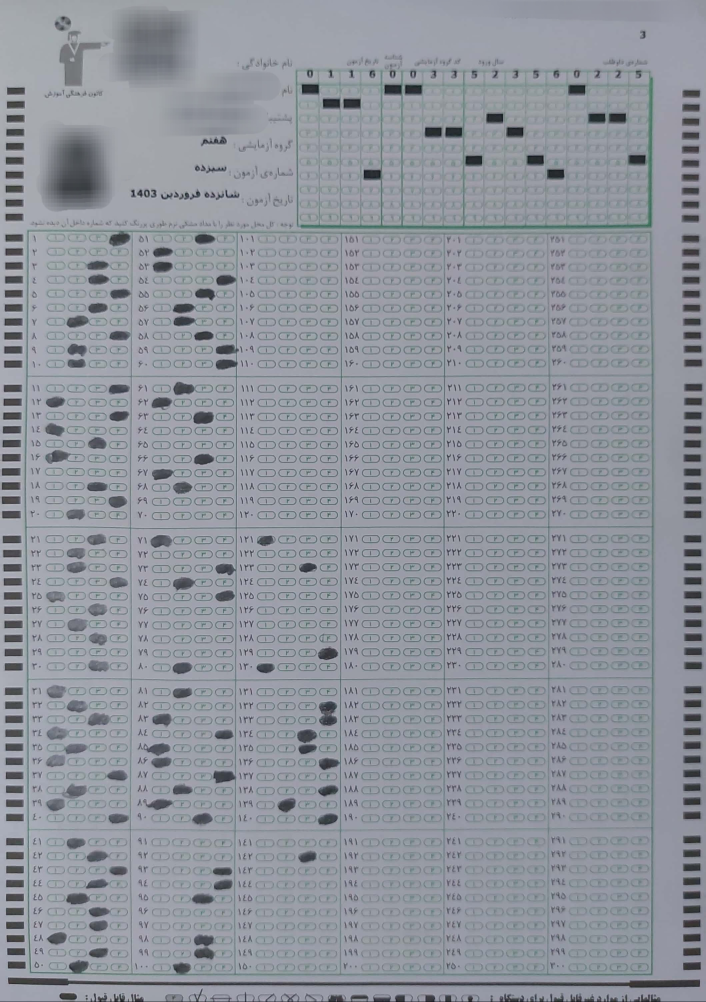
#> input picture sheets/answer_0.jpg, 2118 x 3006 px (shown at 1/3 size); its folder holds only this picture in this run
$ python main.py
#> lines starting #> are read from the running program, lines starting #| are printed output that depends on the picture; after the words box and inside, x2 and y2 are one past the last pixel; in counts of white or black regions, pixels touching at a corner belong together
### student.py
import cv2
import numpy as np


def get_id(image):
    x_start = int(image.shape[1] * 0.412)
    x_end = int(image.shape[1] * 0.923)
    y_start = int(image.shape[0] * 0.054)
    y_end = int(image.shape[0] * 0.242)


    main_image = image.copy()[y_start:y_end, x_start:x_end]


    blur = cv2.medianBlur(main_image, 3)

    gray = cv2.cvtColor(blur, cv2.COLOR_BGR2GRAY)

    _ , binary_image = cv2.threshold(gray, 115, 255, cv2.THRESH_BINARY)
    kernel = np.ones((5,5), np.uint8)
    closed_image = cv2.morphologyEx(binary_image, cv2.MORPH_CLOSE, kernel, iterations=5)


    opened_image = cv2.morphologyEx(closed_image, cv2.MORPH_OPEN, kernel, iterations=1)


    contours, _ = cv2.findContours(opened_image, cv2.RETR_TREE, cv2.CHAIN_APPROX_SIMPLE)

    bubbles = [c for c in contours if cv2.contourArea(c) < 2000]

    limits = []
    starts = []


    bounding_rects = [(bubble, cv2.boundingRect(bubble)) for bubble in bubbles]


    sorted_bounding_rects = sorted(bounding_rects, key=lambda x: x[1][0])

    sorted_bubbles = [contour for contour, _ in sorted_bounding_rects]


    bubbles = sorted_bubbles

    for b in bubbles:
        _, y, _, h = cv2.boundingRect(b)
        limits.append(h)
        starts.append(y)

    avg = np.average(limits) + 8.2
    min_y = min(starts)

    id = ""


    for i in starts:
        if (i - min_y) < avg :
            id = id + "0"
        else :
            id = id + str(round(abs(( i - min_y)/avg)))

    return id

### utils.py
import cv2
import numpy as np
from all_bubbles import get_all_bubbles


def crop_image(image):
    y_crop_start = int(image.shape[0] * 0.238)
    y_crop_end = int(image.shape[0] - (image.shape[0] * 0.027))
    x_crop_start = int(image.shape[1] * 0.043)
    x_crop_end = int(image.shape[1]  - (image.shape[1] * 0.069))
    cropped = image[y_crop_start:y_crop_end, x_crop_start:x_crop_end]
    return cropped

# [6 lines left out: function crop_cords, not called in this run]


def get_coloumns(image):
    cropped = crop_image(image)
    coloumns = []
    part = int(cropped.shape[1]/6)
    const_row = cropped.shape[0]
    for i in range(1,7):
        start = (i - 1) * part
        end = i * part
        coloumns.append(cropped[0:const_row, start:end])
    return coloumns


def get_rows(image):
    rows = []
    part = int(image.shape[0]/5)
    const_col = image.shape[1]
    for i in range(1,6):
        start = (i - 1) * part
        end = i * part
        rows.append(image[start:end , 0:const_col])
    return rows


def standard_resize(image, n):
    ims = cv2.resize(image, (int(image.shape[1]/n),int(image.shape[0]/n)))
    return ims


def find_quarter(shape, contour):
    quarter = shape[1]/4
    start = contour[0][0][0]
    if start < quarter * 1:
        return "A"
    elif start < quarter * 2:
        return "B"
    elif start < quarter * 3:
        return "C"
    elif start < quarter * 4:
        return "D"


def find_bubbles_from_contour(contours):
    bubbles = []
    for contour in contours:

        area = cv2.contourArea(contour)


        perimeter = cv2.arcLength(contour, True)


        hull = cv2.convexHull(contour)
        hull_area = cv2.contourArea(hull)

        if hull_area > 0:
            solidity = float(area) / hull_area
        else:
            solidity = 0


        if area > 670 and solidity > 0.9:

            M = cv2.moments(contour)
            if M['m00'] != 0:
                cX = int(M['m10'] / M['m00'])
                cY = int(M['m01'] / M['m00'])
            else:
                continue


            bubbles.append(contour)
    return bubbles


def have_common_y(contour1, contour2):


    x1, y1, w1, h1 = cv2.boundingRect(contour1)
    x2, y2, w2, h2 = cv2.boundingRect(contour2)


    y_range1 = (y1, y1 + h1)
    y_range2 = (y2, y2 + h2)


    if y_range1[1] >= y_range2[0] and y_range1[0] <= y_range2[1]:
        return True
    return False


def distance_between_contours(contour1, contour2):

    x1, y1, w1, h1 = cv2.boundingRect(contour1)
    x2, y2, w2, h2 = cv2.boundingRect(contour2)

    n1 = (y1 + h1)/2
    n2 = (y2 + h2)/2


    distance = n2 - n1
    return distance


def contours_in_range_y(start, end, bubble,contours, image):
    count = 0
    filter_contour = []
    for contour in contours:
        x, y, w, h = cv2.boundingRect(contour)
        if y < start:
            continue

        if y + h > end:
            break
        count = count + 1
        filter_contour.append(contour)
    #cv2.drawContours(image, filter_contour, -1, (255, 0, 255), 6)

    return count


# [8 lines left out: function mixed_bubbles, not called in this run]


def find_bubbles(image):
    gray = cv2.cvtColor(image, cv2.COLOR_BGR2GRAY)
    blurred_image = cv2.GaussianBlur(gray, (5, 5), 0)


    _, binary_image = cv2.threshold(gray, 125, 255, cv2.THRESH_BINARY_INV + cv2.THRESH_OTSU)

    kernel = np.ones((5, 5), np.uint8)
    closed_image = cv2.morphologyEx(binary_image, cv2.MORPH_CLOSE, kernel, iterations=1)


    opened_image = cv2.morphologyEx(closed_image, cv2.MORPH_OPEN, kernel, iterations=5)

    """cv2.imshow("fff", opened_image)
    cv2.waitKey(0)
    cv2.destroyAllWindows()"""
    contours, _ = cv2.findContours(opened_image, cv2.RETR_EXTERNAL, cv2.CHAIN_APPROX_SIMPLE)


    #cv2.drawContours(image, contours, -1, (255, 0, 255), 6)


    bubbles = find_bubbles_from_contour(contours)


    return contours


def image_slice(image, x_start, x_end, y_start, y_end):
    new_image = image[y_start:y_end, x_start:x_end]
    return new_image


def find_choices(image, row, col, height_part, width_part, main_image):
    choices = []
    bubbles = find_bubbles(image)
    rev_bubbles = reversed(bubbles)
    i = 1


    #cv2.drawContours(image, bubbles, -1, (255, 0, 255), 6)


    thresold = (image.shape[0]/15)


    last_bubble = None
    for bubble in rev_bubbles:
        cv2.drawContours(image, bubble, -1, (255, 0, 255), 6)

        if last_bubble is None:

            _, bound, _, _ = cv2.boundingRect(bubble)

            contours = get_all_bubbles(image)
            for j in range(contours_in_range_y(0,bound , bubble,contours, image)):
                choices.append(0)
                i = i + 1

            choices.append(find_quarter(image.shape,bubble))
            last_bubble = bubble
            i = i + 1
            continue


        if have_common_y(last_bubble, bubble):
            last_bubble = bubble

            continue
        dis = distance_between_contours(last_bubble, bubble)

        if dis > thresold:
            _, start, _, w = cv2.boundingRect(last_bubble)
            _, end, _, h = cv2.boundingRect(bubble)

            for j in range(contours_in_range_y(start + w + (w/6), end, bubble,contours, image)):
                choices.append(0)
                i = i + 1


        choices.append(find_quarter(image.shape,bubble))
        last_bubble = bubble

        i = i + 1

    while i < 11:
        choices.append(0)
        i = i + 1


    return choices


def get_bubble(bubbles, i):
    j = 1
    reversed_b = reversed(bubbles)
    for bubble in reversed_b:
        if j == i :
            return bubble
        j = j + 1

    return None


def highlight_errors(row, choices, bubbles, answers, n, m):
    i = 1
    j = 1
    report_data = []
    font = cv2.FONT_HERSHEY_SIMPLEX
    for choice in choices:
        answer_index =(m * 50) + (n * 10) + i
        question = answer_index
        correct_anwer = answers[answer_index]
        student_answer = choice
        correct = False
        if answer_index > 150:
            break
        if choice == 0 :
            correct = False
            i = i + 1
            report_data.append({
            'question': question,
            'correct_answer': correct_anwer,
            'student_answer': student_answer,
            'correct': correct,
            })
            continue

        if choice == answers[answer_index]:
            cv2.drawContours(row, [get_bubble(bubbles, j)], -1, (0, 255, 0), 2)
            correct = True

        else:
            cv2.drawContours(row, [get_bubble(bubbles, j)], -1, (0, 0, 255), 2)
            correct = False

        M = cv2.moments(get_bubble(bubbles, j))
        if M['m00'] != 0:
            cX = int(M['m10'] / M['m00'])
            cY = int(M['m01'] / M['m00'])
        else:
            continue


        cv2.putText(row, (f"{choice}-{answer_index}") , (cX - 30, cY - 10), font, 0.5, (255, 0, 0), 2)


        report_data.append({
            'question': question,
            'correct_answer': correct_anwer,
            'student_answer': student_answer,
            'correct': correct,
        })

        i = i + 1
        j = j + 1


    return row, report_data


def score_from_report(report):
    score = 0
    for r in report:
        if r['correct']:
            score = score + 1

    return score

### all_bubbles.py
import cv2

import numpy as np


def get_all_bubbles(image):


    gray = cv2.cvtColor(image, cv2.COLOR_BGR2GRAY)


    edges = cv2.Canny(gray, 100, 5)


    contours, _ = cv2.findContours(edges, cv2.RETR_TREE, cv2.CHAIN_APPROX_SIMPLE)

    areas = [cv2.contourArea(c) for c in contours]
    avg = np.average(areas)

    f_contours = [c for c in contours if cv2.contourArea(c) > avg/3]

    def is_round(contour, tol=0.7):

        (x, y), radius = cv2.minEnclosingCircle(contour)


        if radius > 0:
            contour_area = cv2.contourArea(contour)
            circle_area = np.pi * (radius ** 2)


            if abs(contour_area - circle_area) / circle_area < tol and  cv2.contourArea(contour) > avg/2:
                return True
        return False


    round_contours = [contour for contour in f_contours if is_round(contour)]


    sorted_round_contours = sorted(round_contours, key=lambda contour: cv2.boundingRect(contour)[1])

    def y_overlap(rect1, rect2):
        y1, h1 = rect1[1], rect1[3]
        y2, h2 = rect2[1], rect2[3]
        return not (y1 + h1 < y2 or y2 + h2 < y1)


    filtered_contours = []
    filtered_bounding_boxes = []
    final_contours = []
    i = 0

    while i < len(sorted_round_contours):
        keep_contour = sorted_round_contours[i]
        keep_rect = cv2.boundingRect(keep_contour)
        j = i + 1
        while j < len(sorted_round_contours):
            next_contour = sorted_round_contours[j]
            next_rect = cv2.boundingRect(next_contour)
            if y_overlap(keep_rect, next_rect):

                area1 = cv2.contourArea(keep_contour)
                area2 = cv2.contourArea(next_contour)
                if area1 < area2:
                    keep_contour = next_contour
                    keep_rect = next_rect
            j += 1


        if keep_rect not in filtered_bounding_boxes:
            filtered_contours.append(keep_contour)
            filtered_bounding_boxes.append(keep_rect)


        overlap_detected = False
        while i < len(sorted_round_contours) and y_overlap(keep_rect, cv2.boundingRect(sorted_round_contours[i])):
            i += 1
            overlap_detected = True


        if not overlap_detected:
            i += 1

    areas = [cv2.contourArea(c) for c in filtered_contours]
    aveg = np.average(areas)
    for contour in filtered_contours:
        if cv2.contourArea(contour) > aveg/2:
            final_contours.append(contour)
    #cv2.drawContours(image, final_contours, -1, (255, 0, 255), 2)

    return final_contours

### main.py
import cv2
import numpy as np
import os
import pandas as pd
from utils import get_coloumns,get_rows,find_choices, highlight_errors, find_bubbles,score_from_report
from answers import master_answers
from student import get_id
sheets_path = 'sheets/'
all_reports = []
student_index = 0
print("scanning files and generating report files")
for file_name in os.listdir(sheets_path):

    file_path = os.path.join(sheets_path, file_name)
    print(f"scanning {file_name}")

    image = cv2.imread(file_path)
#> image is the input picture: shape (3006, 2118, 3); mean B, G, R 156.9, 148.5, 143.8
    id = get_id(image)
#> in get_id, `main_image = image.copy()[y_start:y_end, x_start:x_end]`:
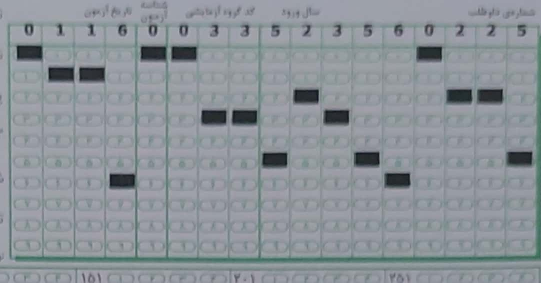
#> main_image: shape (565, 1082, 3) (shown at 1/2 size); mean B, G, R 153.4, 147.2, 140.5
#> in get_id, `_ , binary_image = cv2.threshold(gray, 115, 255, cv2.THRESH_BINARY)`:
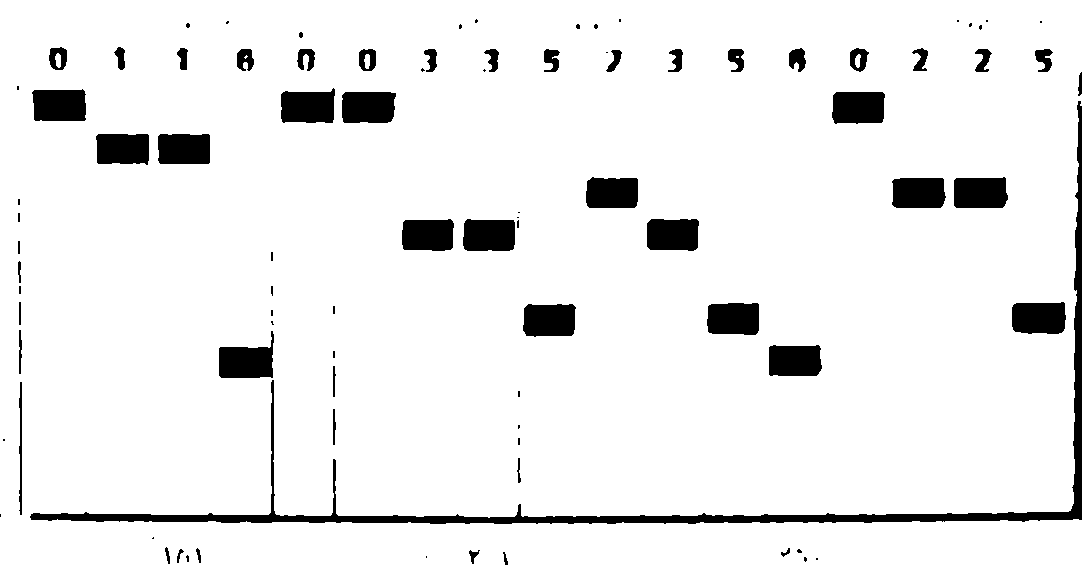
#> binary_image: shape (565, 1082); 93% white; 90 black regions (39 under 20 px), largest, box (x1, y1, x2, y2) and area: (30, 101, 1082, 524) 10865, (219, 331, 274, 378) 1676, (281, 88, 335, 123) 1617
#> in get_id, `contours, _ = cv2.findContours(opened_image, cv2.RETR_TREE, cv2.CHAIN_..`: contours = 18 contours; largest, box (x1, y1, x2, y2) and area: (0, 0, 1082, 565) 609684, (218, 346, 273, 379) 1684, (33, 89, 86, 122) 1652, (832, 91, 885, 124) 1644, (281, 91, 335, 123) 1637
#> in get_id, `bubbles = [c for c in contours if cv2.contourArea(c) < 2000]`: bubbles = 17 contours; largest, box (x1, y1, x2, y2) and area: (218, 346, 273, 379) 1684, (33, 89, 86, 122) 1652, (832, 91, 885, 124) 1644, (281, 91, 335, 123) 1637, (523, 304, 576, 337) 1636
#> in get_id, `bounding_rects = [(bubble, cv2.boundingRect(bubble)) for bubble in bub..`: bounding_rects = 17 items
#> in get_id, `sorted_bubbles = [contour for contour, _ in sorted_bounding_rects]`: sorted_bubbles has the same summary as bubbles
#> the loop in get_id, `for b in bubbles:` made 17 passes
#> (y, h) on passes 1 to 8: (89, 33), (133, 31), (134, 31), (346, 33), (91, 32), (91, 32), (219, 32), (219, 33)
#> after the loop in get_id, `for b in bubbles:`: limits = [33, 31, 31, 33, 32, 32, 32, 33, 33, 31, 32, 32, 32, 33, 32, 32, 32]; starts = [89, 133, 134, 346, 91, 91, 219, 219, 304, 178, 219, 303, 345, 91, 177, 177, 302]
#> in get_id, `avg = np.average(limits) + 8.2`: avg = 40.32
#> in get_id, `min_y = min(starts)`: min_y = 89
#> the loop in get_id, `for i in starts:` made 17 passes
#> (i, id) on passes 1 to 8: (89, '0'), (133, '01'), (134, '011'), (346, '0116'), (91, '01160'), (91, '011600'), (219, '0116003'), (219, '01160033')
#> id = '01160033523560225'

    coloumns = get_coloumns(image)
#> in crop_image, `cropped = image[y_crop_start:y_crop_end, x_crop_start:x_crop_end]`:
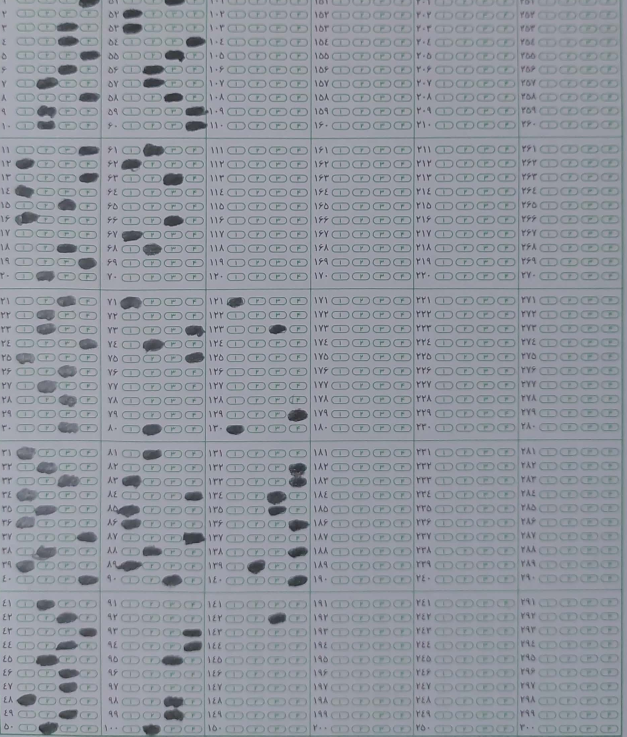
#> cropped: shape (2209, 1880, 3) (shown at 1/3 size); mean B, G, R 158.6, 149.9, 144.9
#> after the loop in get_coloumns, `for i in range(1,7):`: coloumns = 6 items
#> coloumns = 6 items
    rows = get_rows(coloumns[0])
#> after the loop in get_rows, `for i in range(1,6):`: rows = 5 items
#> rows = 5 items
    whole_shape = (rows[0].shape[0] * 5, coloumns[0].shape[1] * 3)

    whole_image = np.zeros((rows[0].shape[0] * 5, coloumns[0].shape[1] * 3, 3), dtype=np.uint8)

    width_part = coloumns[0].shape[1]
    height_part = rows[0].shape[0]
    image_parts = []
    report_data = []
    all_choices = []
    for i in range(3):
        coloumns = get_coloumns(image)
        for j in range(5):
            choices = []
            rows = get_rows(coloumns[i])
            row = rows[j]
            bubbles = find_bubbles(row)
            choices = find_choices(row,j, i, height_part, width_part, image)
            highlighted_row , data= highlight_errors(row, choices,find_bubbles(row),master_answers,j, i)
            report_data.extend(data)
            all_choices.extend(choices)
            whole_image[(j * height_part):((j + 1) * height_part), (i * width_part):((i + 1) * width_part)] = row
        image_parts.append(rows)
#> this loop made 3 passes
#> pass 1, in find_bubbles (call 2), `gray = cv2.cvtColor(image, cv2.COLOR_BGR2GRAY)`:
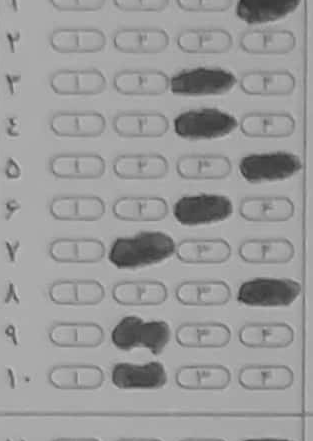
#> gray: shape (441, 313); min 45, max 193, mean 154.1
#> pass 1, in find_bubbles (call 2), `closed_image = cv2.morphologyEx(binary_image, cv2.MORPH_CLOSE, kernel,..`:
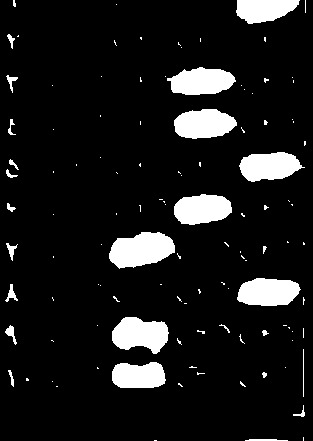
#> closed_image: shape (441, 313); 10.1% white; 113 white regions (88 under 20 px), largest, box (x1, y1, x2, y2) and area: (109, 232, 175, 269) 1746, (112, 317, 169, 354) 1496, (174, 109, 237, 139) 1447
#> after the loop:
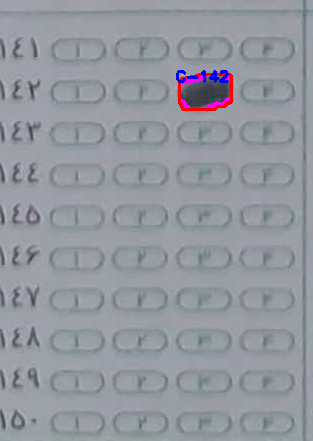
#> row: shape (441, 313, 3); mean B, G, R 160.8, 151.4, 147.2
#> after the loop:
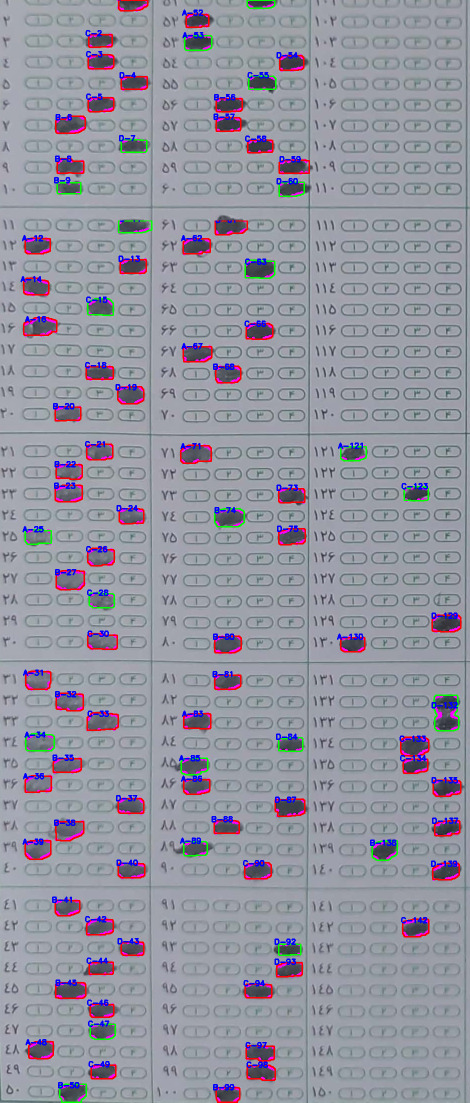
#> whole_image: shape (2205, 939, 3) (shown at 1/2 size); mean B, G, R 160.1, 148, 147.8
#> after the loop, all_choices = 150 items, first 6: 'D', 'C', 'C', 'D', 'C', 'B'; image_parts = 3 items; report_data = 150 items
    print("generating report")
    cv2.imwrite(f'transcripts/transcript_{id}.jpg', image)

    all_reports.append({
        'id': id,
        'score': score_from_report(report_data)
    })
#> the loop in score_from_report, `for r in report:` made 150 passes
#> after the loop in score_from_report, `for r in report:`: score = 23
    df = pd.DataFrame(report_data)
#> df = table of 150 rows and 4 columns
#> (the run stopped early here; a loop or call above may not have finished)
